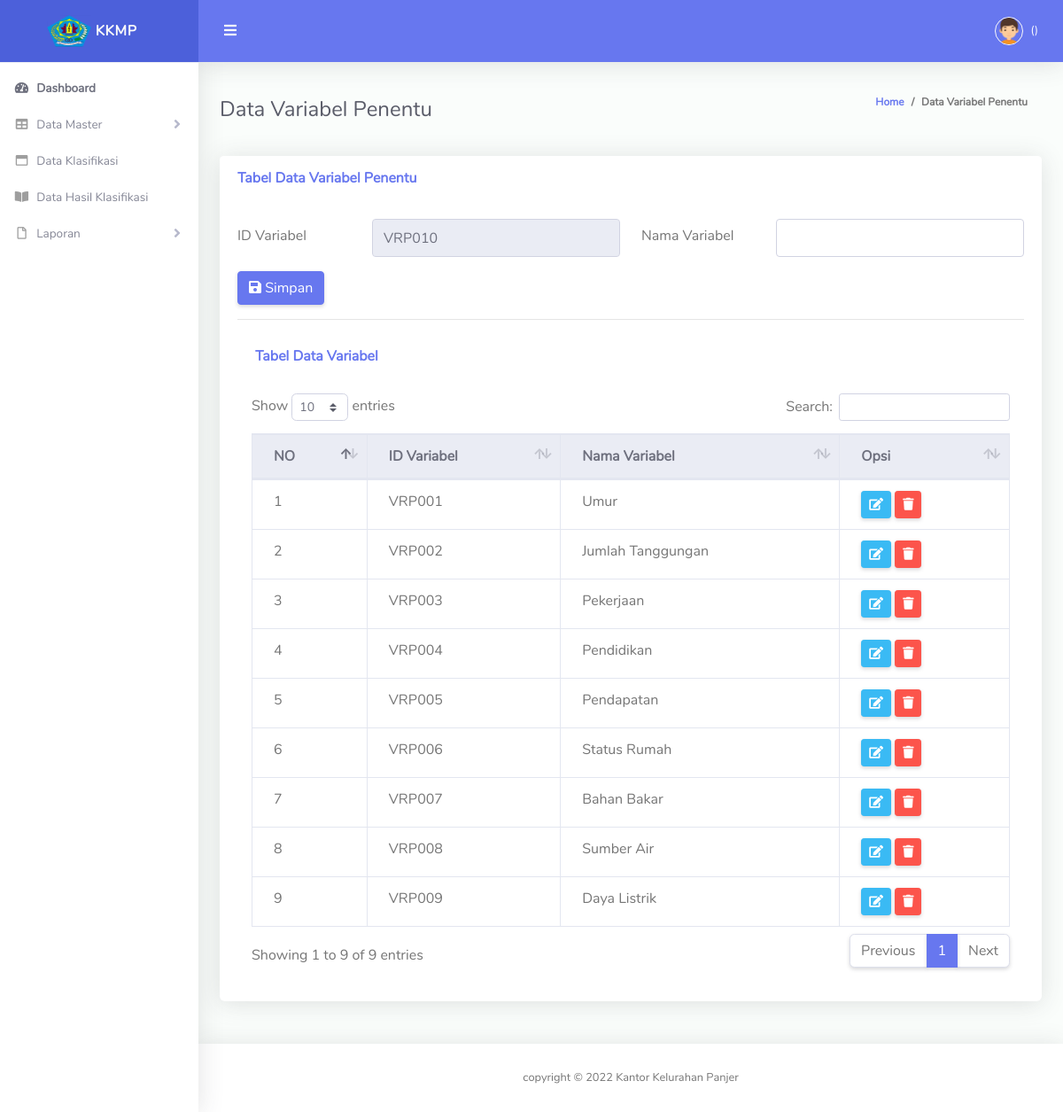
/dashboard.php?p=data_vp, run on the app's committed database.
### tables this page shows
CREATE TABLE `tbl_vp` (
  `id_variabel` varchar(50) NOT NULL,
  `nama_variabel` varchar(50) NOT NULL
);

### Pages/data_vp.php (the view)
<div class="container-fluid" id="container-wrapper">
  <div class="d-sm-flex align-items-center justify-content-between mb-4">
    <h2 class="h4 mb-0 text-gray-800">Data Variabel Penentu</h2>
    <ol class="breadcrumb">
      <li class="breadcrumb-item"><a href="#">Home</a></li>
      <li class="breadcrumb-item active" aria-current="">Data Variabel Penentu</li>
    </ol>
  </div>
  <div class="row mb-12">
    <div class="col-xl-12 col-md-6 mb-4">
       <div class="card mb-4">
        <div class="card-header py-3 d-flex flex-row align-items-center justify-content-between">
          <h6 class="m-0 font-weight-bold text-primary">Tabel Data Variabel Penentu</h6>
        </div>
        <div class="card-body">
          <?php
          include "koneksi.php";
          $query = "SELECT max(id_variabel) as maxId FROM tbl_vp";
          $hasil = mysqli_query($connect,$query);
          $data = mysqli_fetch_array($hasil);
          $idaset = $data['maxId'];
          $noUrut = (int) substr($idaset, 3, 3);
          $noUrut++;
          $char = "VRP";
          $idaset= $char . sprintf("%03s", $noUrut);
          ?>
          <form method="post" action="proses_simpan_vp.php" enctype="multipart/form-data">
             <div class="form-group row">
              <label class="col-sm-2 col-form-label">ID Variabel</label>
              <div class="col-sm-4">
                <input type="text" class="form-control" value="<?php echo $idaset;?>" name="id" readonly="readonly">
              </div>
              <label class="col-sm-2 col-form-label">Nama Variabel</label>
              <div class="col-sm-4">
                <input type="text" class="form-control" name="nama" required="required">
              </div>
            </div>
            <div class="form-group row">
              <div class="col-sm-10">
                <button type="submit" class="btn btn-primary"><i class="fa fa-save"></i> Simpan</button>
              </div>
            </div>
          </form>
          <hr>
          <div class="card-header py-3 d-flex flex-row align-items-center justify-content-between">
          <h6 class="m-0 font-weight-bold text-primary">Tabel Data Variabel</h6>
        </div>
          <div class="table-responsive p-3">
          <table class="table align-items-center table-hover table-bordered" id="dataTableHover">
            <thead class="thead-light">
              <tr>
                <th>NO</th>
                <th>ID Variabel</th>
                <th>Nama Variabel</th>
                <th>Opsi</th>
              </tr>
            </thead>
            <tbody>
              <?php
               include "koneksi.php";
               $no=1;
               $query_user="SELECT * FROM tbl_vp";
               $sql_user=mysqli_query($connect, $query_user);
               while ($data_user=mysqli_fetch_array($sql_user)) {
              ?>
              <tr>
                 <td><?php echo $no;?></td>
                 <td><?php echo $data_user['id_variabel'];?></td>
                 <td><?php echo $data_user['nama_variabel'];?></td>
                 <td><a href="dashboard.php?p=edit_data_vp&id=<?php echo $data_user['id_variabel'];?>" class="btn btn-info btn-sm"><i class="fa fa-edit"></i></a>
                  <a href="proses_hapus_vp.php?id=<?php echo $data_user['id_variabel'];?>" class="btn btn-danger btn-sm"><i class="fa fa-trash"></i></a></td>
              </tr>
              <?php $no++;}
              ?>
            </tbody>
          </table>
         </div>
        </div>
      </div>
    </div>
  </div>
</div>

### dashboard.php (shortened to what this page needs)
<?php
include"koneksi.php";
?>
<!DOCTYPE html>
<html lang="en">
<head>
  <link href="vendor/fontawesome-free/css/all.min.css" rel="stylesheet" type="text/css">
  <link href="vendor/bootstrap/css/bootstrap.min.css" rel="stylesheet" type="text/css">
  <link href="css/ruang-admin.min.css" rel="stylesheet">
   <link href="vendor/datatables/dataTables.bootstrap4.min.css" rel="stylesheet">
</head>
<body id="page-top">
  <div id="wrapper">
    <ul class="navbar-nav sidebar sidebar-light accordion" id="accordionSidebar">
      <a class="sidebar-brand d-flex align-items-center justify-content-center" href="dashboard.php?p=halaman_awal">
        <div class="sidebar-brand-icon">
          <img src="img/logon.png" style="width: 130%; height: 150px" >
        </div>
        <div class="sidebar-brand-text mx-3">KKMP</div>
      </a>
      <hr class="sidebar-divider my-0">
      <li class="nav-item active">
        <a class="nav-link" href="dashboard.php?p=halaman_awal">
          <i class="fas fa-fw fa-tachometer-alt"></i>
          <span>Dashboard</span></a>
      </li>
      <li class="nav-item">
        <a class="nav-link collapsed" href="#" data-toggle="collapse" data-target="#collapseBootstrap"
          aria-expanded="true" aria-controls="collapseBootstrap">
          <i class="fas fa-fw fa-table"></i>
          <span>Data Master</span>
        </a>
      </li>
       <li class="nav-item">
        <a class="nav-link" href="dashboard.php?p=data_klasifikasi">
          <i class="far fa-fw fa-window-maximize"></i>
          <span>Data Klasifikasi</span></a>
      </li>
      <li class="nav-item">
        <a class="nav-link" href="dashboard.php?p=data_hasil_klasifikasi">
          <i class="fas fa-fw fa-book-open"></i>
          <span>Data Hasil Klasifikasi</span>
        </a>
      </li>
       <li class="nav-item">
        <a class="nav-link collapsed" href="#" data-toggle="collapse" data-target="#collapseBootstrap"
          aria-expanded="true" aria-controls="collapseBootstrap">
          <i class="far fa-fw fa-file"></i>
          <span>Laporan</span>
        </a>
      </li>
    </ul>
    <div id="content-wrapper" class="d-flex flex-column">
      <div id="content">
        <nav class="navbar navbar-expand navbar-light bg-navbar topbar mb-4 static-top">
          <button id="sidebarToggleTop" class="btn btn-link rounded-circle mr-3">
            <i class="fa fa-bars"></i>
          </button>
          <ul class="navbar-nav ml-auto">
            <li class="nav-item dropdown no-arrow mx-1">
              <a class="nav-link dropdown-toggle" href="#" id="alertsDropdown" role="button" data-toggle="dropdown"
                aria-haspopup="true" aria-expanded="false">
              </a>
            </li>
            <li class="nav-item dropdown no-arrow">
              <a class="nav-link dropdown-toggle" href="#" id="userDropdown" role="button" data-toggle="dropdown"
                aria-haspopup="true" aria-expanded="false">
                <img class="img-profile rounded-circle" src="img/boy.png" style="max-width: 60px">
                <?php
                $data = mysqli_fetch_array(mysqli_query($connect, "SELECT * FROM tbl_user  WHERE username='$_SESSION[masuk]'"));
                if ($data['level'] == 'Admin') {}?>
                <span class="ml-2 d-none d-lg-inline text-white small"><?php echo $data['nama_user'];?> (<?php echo $data['level'];?>)</span>
              </a>
            </li>
          </ul>
        </nav>
        <?php
    $pages_dir='Pages';
    if(!empty($_GET['p'])){
      $pages=scandir($pages_dir,0);
      unset($pages[0],$pages[1]);
      $p=$_GET['p'];
      if(in_array($p.'.php',$pages)){
        include($pages_dir.'/'.$p.'.php');
      }else{
        echo'';
      }
    }else{
      include($pages_dir.'/halaman_awal.php');
    }
    ?>
      </div>
      <footer class="sticky-footer bg-white">
        <div class="container my-auto">
          <div class="copyright text-center my-auto">
            <span>copyright &copy; <script> document.write(new Date().getFullYear()); </script> Kantor Kelurahan Panjer
            </span>
          </div>
        </div>
      </footer>
    </div>
  </div>
</body>
</html>

### data on the page
tbl_vp: id_variabel "VRP001", nama_variabel "Umur"
tbl_vp: id_variabel "VRP002", nama_variabel "Jumlah Tanggungan"
tbl_vp: id_variabel "VRP003", nama_variabel "Pekerjaan"
tbl_vp: id_variabel "VRP004", nama_variabel "Pendidikan"
tbl_vp: id_variabel "VRP005", nama_variabel "Pendapatan"
tbl_vp: id_variabel "VRP006", nama_variabel "Status Rumah"
tbl_vp: id_variabel "VRP007", nama_variabel "Bahan Bakar"
tbl_vp: id_variabel "VRP008", nama_variabel "Sumber Air"
tbl_vp: id_variabel "VRP009", nama_variabel "Daya Listrik"
